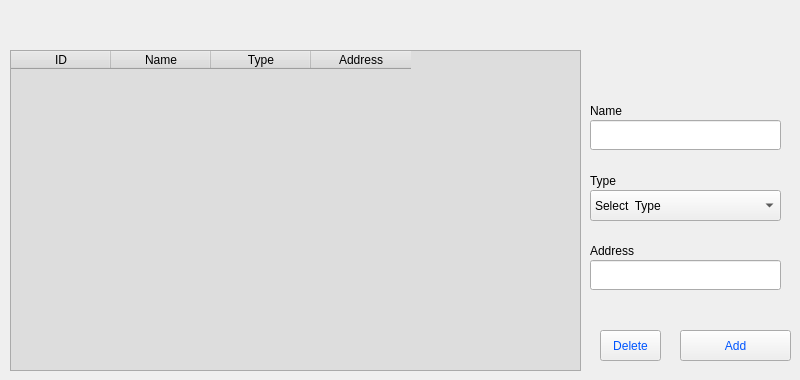
    <widget class="QWidget" name="branch_tab">
     <attribute name="title">
      <string>Branches</string>
     </attribute>
     <widget class="QTableWidget" name="branch_table_widget">
      <property name="geometry">
       <rect>
        <x>10</x>
        <y>50</y>
        <width>571</width>
        <height>321</height>
       </rect>
      </property>
      <property name="styleSheet">
       <string notr="true">font: 10pt &quot;Century Gothic&quot;;
font: 75 12pt &quot;Century Gothic&quot;;
font: 75 10pt &quot;Century Gothic&quot;;
font: 48pt &quot;Century Gothic&quot;;
font: 75 10pt &quot;Century Gothic&quot;;
font: 75 10pt &quot;Century Gothic&quot;;
background-color: rgb(221, 221, 221);
</string>
      </property>
      <column>
       <property name="text">
        <string>ID</string>
       </property>
      </column>
      <column>
       <property name="text">
        <string>Name</string>
       </property>
      </column>
      <column>
       <property name="text">
        <string>Type</string>
       </property>
      </column>
      <column>
       <property name="text">
        <string>Address</string>
       </property>
      </column>
     </widget>
     <widget class="QLabel" name="label_32">
      <property name="geometry">
       <rect>
        <x>590</x>
        <y>100</y>
        <width>131</width>
        <height>21</height>
       </rect>
      </property>
      <property name="styleSheet">
       <string notr="true">font: 75 12pt &quot;Century Gothic&quot;;</string>
      </property>
      <property name="text">
       <string>Name</string>
      </property>
     </widget>
     <widget class="QLineEdit" name="branch_name">
      <property name="geometry">
       <rect>
        <x>590</x>
        <y>120</y>
        <width>191</width>
        <height>30</height>
       </rect>
      </property>
      <property name="styleSheet">
       <string notr="true">color: rgb(0, 85, 255);</string>
      </property>
      <property name="text">
       <string/>
      </property>
     </widget>
     <widget class="QLabel" name="label_37">
      <property name="geometry">
       <rect>
        <x>590</x>
        <y>170</y>
        <width>131</width>
        <height>21</height>
       </rect>
      </property>
      <property name="styleSheet">
       <string notr="true">font: 75 12pt &quot;Century Gothic&quot;;</string>
      </property>
      <property name="text">
       <string>Type</string>
      </property>
     </widget>
     <widget class="QLabel" name="label_38">
      <property name="geometry">
       <rect>
        <x>590</x>
        <y>240</y>
        <width>131</width>
        <height>21</height>
       </rect>
      </property>
      <property name="styleSheet">
       <string notr="true">font: 75 12pt &quot;Century Gothic&quot;;</string>
      </property>
      <property name="text">
       <string>Address</string>
      </property>
     </widget>
     <widget class="QLineEdit" name="branch_location">
      <property name="geometry">
       <rect>
        <x>590</x>
        <y>260</y>
        <width>191</width>
        <height>30</height>
       </rect>
      </property>
      <property name="styleSheet">
       <string notr="true">color: rgb(0, 85, 255);</string>
      </property>
      <property name="text">
       <string/>
      </property>
     </widget>
     <widget class="QComboBox" name="branch_type_drop">
      <property name="geometry">
       <rect>
        <x>590</x>
        <y>190</y>
        <width>191</width>
        <height>31</height>
       </rect>
      </property>
      <property name="styleSheet">
       <string notr="true">font: 75 10pt &quot;Century Gothic&quot;;</string>
      </property>
      <item>
       <property name="text">
        <string>Select  Type</string>
       </property>
      </item>
      <item>
       <property name="text">
        <string>HQ</string>
       </property>
      </item>
      <item>
       <property name="text">
        <string>BRANCH</string>
       </property>
      </item>
     </widget>
     <widget class="QPushButton" name="deleteBranchBtn">
      <property name="geometry">
       <rect>
        <x>600</x>
        <y>330</y>
        <width>61</width>
        <height>31</height>
       </rect>
      </property>
      <property name="styleSheet">
       <string notr="true">color: rgb(0, 85, 255);
font: 75 10pt &quot;Century Gothic&quot;;</string>
      </property>
      <property name="text">
       <string>Delete</string>
      </property>
     </widget>
     <widget class="QPushButton" name="add_branch_btn">
      <property name="geometry">
       <rect>
        <x>680</x>
        <y>330</y>
        <width>111</width>
        <height>31</height>
       </rect>
      </property>
      <property name="styleSheet">
       <string notr="true">color: rgb(0, 85, 255);
font: 75 10pt &quot;Century Gothic&quot;;</string>
      </property>
      <property name="text">
       <string>Add</string>
      </property>
     </widget>
    </widget>
